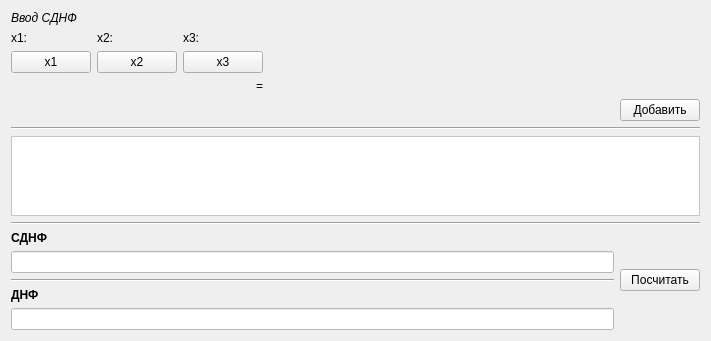
<?xml version="1.0" encoding="UTF-8"?>
<ui version="4.0">
 <class>MainWindow</class>
 <widget class="QMainWindow" name="MainWindow">
  <property name="geometry">
   <rect>
    <x>0</x>
    <y>0</y>
    <width>711</width>
    <height>341</height>
   </rect>
  </property>
  <property name="windowTitle">
   <string>Испытание на лишний член СДНФ-&gt;ДНФ</string>
  </property>
  <widget class="QWidget" name="centralWidget">
   <layout class="QVBoxLayout" name="verticalLayout_2">
    <item>
     <widget class="QLabel" name="label_5">
      <property name="font">
       <font>
        <italic>true</italic>
       </font>
      </property>
      <property name="text">
       <string>Ввод CДНФ</string>
      </property>
     </widget>
    </item>
    <item>
     <layout class="QGridLayout" name="gridLayout">
      <item row="1" column="1">
       <widget class="QPushButton" name="pushButton">
        <property name="text">
         <string>x2</string>
        </property>
       </widget>
      </item>
      <item row="0" column="0">
       <widget class="QLabel" name="x_1">
        <property name="text">
         <string>x1:</string>
        </property>
       </widget>
      </item>
      <item row="0" column="1">
       <widget class="QLabel" name="x_2">
        <property name="text">
         <string>x2:</string>
        </property>
       </widget>
      </item>
      <item row="0" column="2">
       <widget class="QLabel" name="x_3">
        <property name="text">
         <string>x3:</string>
        </property>
       </widget>
      </item>
      <item row="1" column="0">
       <widget class="QPushButton" name="pushButton_2">
        <property name="text">
         <string>x1</string>
        </property>
       </widget>
      </item>
      <item row="1" column="3">
       <spacer name="horizontalSpacer">
        <property name="orientation">
         <enum>Qt::Horizontal</enum>
        </property>
        <property name="sizeHint" stdset="0">
         <size>
          <width>40</width>
          <height>20</height>
         </size>
        </property>
       </spacer>
      </item>
      <item row="2" column="2">
       <widget class="QLabel" name="ravno">
        <property name="text">
         <string>=</string>
        </property>
        <property name="alignment">
         <set>Qt::AlignRight|Qt::AlignTrailing|Qt::AlignVCenter</set>
        </property>
       </widget>
      </item>
      <item row="1" column="2">
       <widget class="QPushButton" name="pushButton_3">
        <property name="text">
         <string>x3</string>
        </property>
       </widget>
      </item>
      <item row="2" column="3">
       <widget class="QLabel" name="otvet">
        <property name="text">
         <string/>
        </property>
        <property name="textFormat">
         <enum>Qt::AutoText</enum>
        </property>
        <property name="alignment">
         <set>Qt::AlignRight|Qt::AlignTrailing|Qt::AlignVCenter</set>
        </property>
       </widget>
      </item>
      <item row="3" column="3">
       <layout class="QHBoxLayout" name="horizontalLayout">
        <item>
         <spacer name="horizontalSpacer_2">
          <property name="orientation">
           <enum>Qt::Horizontal</enum>
          </property>
          <property name="sizeHint" stdset="0">
           <size>
            <width>40</width>
            <height>20</height>
           </size>
          </property>
         </spacer>
        </item>
        <item>
         <widget class="QPushButton" name="pushButton_5">
          <property name="text">
           <string>Добавить</string>
          </property>
         </widget>
        </item>
       </layout>
      </item>
     </layout>
    </item>
    <item>
     <widget class="Line" name="line_2">
      <property name="orientation">
       <enum>Qt::Horizontal</enum>
      </property>
     </widget>
    </item>
    <item>
     <widget class="QTableWidget" name="tableWidget">
      <property name="minimumSize">
       <size>
        <width>0</width>
        <height>0</height>
       </size>
      </property>
      <property name="styleSheet">
       <string notr="true">background-color: rgb(255, 255, 255);</string>
      </property>
      <property name="horizontalScrollBarPolicy">
       <enum>Qt::ScrollBarAsNeeded</enum>
      </property>
     </widget>
    </item>
    <item>
     <widget class="Line" name="line_3">
      <property name="orientation">
       <enum>Qt::Horizontal</enum>
      </property>
     </widget>
    </item>
    <item>
     <layout class="QHBoxLayout" name="horizontalLayout_2">
      <item>
       <layout class="QVBoxLayout" name="verticalLayout">
        <item>
         <widget class="QLabel" name="label">
          <property name="font">
           <font>
            <weight>75</weight>
            <bold>true</bold>
           </font>
          </property>
          <property name="text">
           <string>CДНФ</string>
          </property>
         </widget>
        </item>
        <item>
         <widget class="QLineEdit" name="sdnf">
          <property name="enabled">
           <bool>false</bool>
          </property>
          <property name="cursor">
           <cursorShape>ArrowCursor</cursorShape>
          </property>
          <property name="styleSheet">
           <string notr="true">background-color: rgb(255, 255, 255);
font: 8pt &quot;MS Shell Dlg 2&quot;;
color: rgb(0, 0, 0);</string>
          </property>
         </widget>
        </item>
        <item>
         <widget class="Line" name="line">
          <property name="orientation">
           <enum>Qt::Horizontal</enum>
          </property>
         </widget>
        </item>
        <item>
         <widget class="QLabel" name="label_6">
          <property name="font">
           <font>
            <weight>75</weight>
            <bold>true</bold>
           </font>
          </property>
          <property name="text">
           <string>ДНФ</string>
          </property>
         </widget>
        </item>
        <item>
         <widget class="QLineEdit" name="knf">
          <property name="enabled">
           <bool>false</bool>
          </property>
          <property name="cursor">
           <cursorShape>ArrowCursor</cursorShape>
          </property>
          <property name="styleSheet">
           <string notr="true">background-color: rgb(255, 255, 255);
color: rgb(0, 0, 0);
font: 8pt &quot;MS Shell Dlg 2&quot;;</string>
          </property>
         </widget>
        </item>
       </layout>
      </item>
      <item>
       <widget class="QPushButton" name="pushButton_6">
        <property name="sizePolicy">
         <sizepolicy hsizetype="Maximum" vsizetype="Maximum">
          <horstretch>0</horstretch>
          <verstretch>0</verstretch>
         </sizepolicy>
        </property>
        <property name="text">
         <string>Посчитать</string>
        </property>
       </widget>
      </item>
     </layout>
    </item>
   </layout>
  </widget>
 </widget>
 <layoutdefault spacing="6" margin="11"/>
 <resources/>
 <connections/>
</ui>
